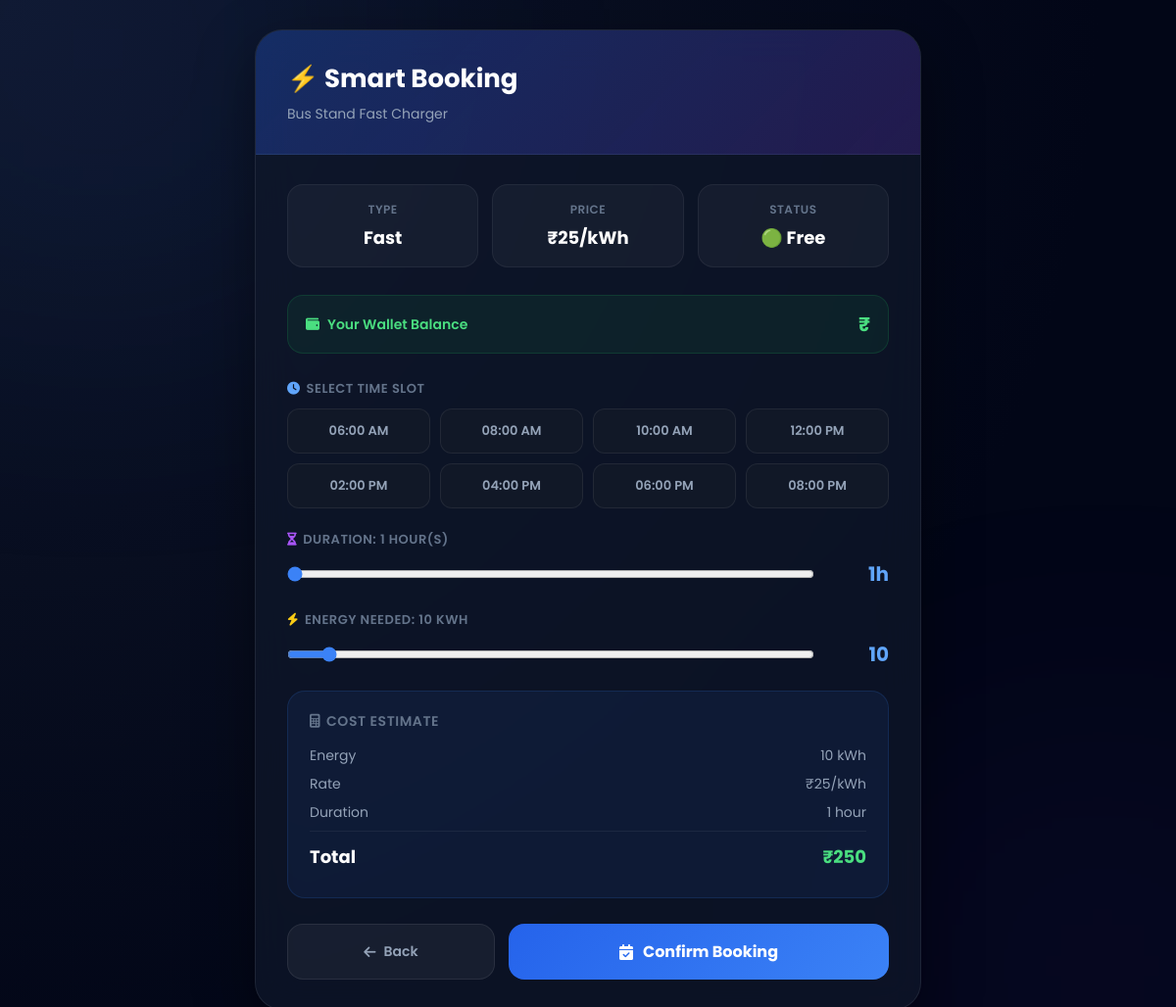
/smart-book/Bus Stand Fast Charger (signed in), run on the app's committed database.
### tables this page shows
CREATE TABLE stations (
    id INTEGER PRIMARY KEY AUTOINCREMENT,
    name TEXT,
    lat REAL,
    lng REAL,
    type TEXT,
    available INTEGER,
    price INTEGER
);

### app.py (the view, shortened to what this page needs)
@app.route('/smart-book/<station_name>', methods=['GET', 'POST'])
def smart_book(station_name):
    if 'user' not in session:
        return redirect('/login')
    conn = get_db_connection()
    station = conn.execute("SELECT * FROM stations WHERE name=?", (station_name,)).fetchone()
    user = conn.execute("SELECT * FROM users WHERE id=?", (session['user_id'],)).fetchone()
    if not station:
        conn.close()
        return redirect('/')
    conn.close()
    return render_template('smart_book.html', station=dict(station), user=dict(user), error=None)

### app.py (called while the page is built)
def get_db_connection():
    conn = sqlite3.connect(DATABASE)
    conn.row_factory = sqlite3.Row
    return conn

### smart_book.html (shortened to what this page needs)
<!DOCTYPE html>
<html lang="en">
<head>
    <link rel="stylesheet" href="https://cdnjs.cloudflare.com/ajax/libs/font-awesome/6.5.1/css/all.min.css"/>
</head>
<body>
<div class="book-card">
    <div class="card-header">
        <h1>⚡ Smart Booking</h1>
        <p>{{ station.name }}</p>
    </div>
    <div class="card-body">
        <div class="station-info">
            <div class="info-box">
                <span>Type</span>
                <strong>{{ station.type }}</strong>
            </div>
            <div class="info-box">
                <span>Price</span>
                <strong>₹{{ station.price }}/kWh</strong>
            </div>
            <div class="info-box">
                <span>Status</span>
                <strong>{{ "🟢 Free" if station.available else "🔴 Busy" }}</strong>
            </div>
        </div>
        <div class="wallet-bar">
            <span><i class="fa-solid fa-wallet" style="margin-right:8px;"></i>Your Wallet Balance</span>
            <strong>₹{{ user.wallet }}</strong>
        </div>
        <form method="POST">
            <div class="form-group">
                <label><i class="fa-solid fa-clock" style="margin-right:6px;color:#60a5fa;"></i>Select Time Slot</label>
                <div class="slot-grid">
                    {% set slots = ['06:00 AM','08:00 AM','10:00 AM','12:00 PM','02:00 PM','04:00 PM','06:00 PM','08:00 PM'] %}
                    {% for slot in slots %}
                    <button type="button" class="slot-btn" onclick="selectSlot('{{ slot }}', this)">{{ slot }}</button>
                    {% endfor %}
                </div>
            </div>
            <div class="form-group">
                <label><i class="fa-solid fa-hourglass-half" style="margin-right:6px;color:#a855f7;"></i>Duration: <span id="durationLabel">1</span> hour(s)</label>
                <div class="range-row">
                    <input type="range" name="duration" id="durationRange" min="1" max="8" value="1" oninput="updateEstimate()">
                    <div class="range-val" id="durationVal">1h</div>
                </div>
            </div>
            <div class="form-group">
                <label><i class="fa-solid fa-bolt" style="margin-right:6px;color:#facc15;"></i>Energy needed: <span id="kwhLabel">10</span> kWh</label>
                <div class="range-row">
                    <input type="range" name="kwh" id="kwhRange" min="5" max="80" value="10" step="5" oninput="updateEstimate()">
                    <div class="range-val" id="kwhVal">10</div>
                </div>
            </div>
            <div class="cost-box">
                <h3><i class="fa-solid fa-calculator" style="margin-right:6px;"></i>Cost Estimate</h3>
                <div class="cost-row"><span>Energy</span><span id="estKwh">10 kWh</span></div>
                <div class="cost-row"><span>Rate</span><span>₹{{ station.price }}/kWh</span></div>
                <div class="cost-row"><span>Duration</span><span id="estDuration">1 hour</span></div>
                <div class="cost-row total"><span>Total</span><span id="estTotal">₹{{ station.price * 10 }}</span></div>
            </div>
            <div class="btn-row">
                <a href="/" class="back-btn"><i class="fa-solid fa-arrow-left"></i> Back</a>
                <button type="submit" class="book-btn">
                    <i class="fa-solid fa-calendar-check"></i>
                    Confirm Booking
                </button>
            </div>
        </form>
    </div>
</div>
</body>
</html>

### smart_book.html (style rules this page uses)
* { margin:0; padding:0; box-sizing:border-box; }
body { font-family:'Poppins',sans-serif; background:radial-gradient(circle at top left,#0f172a,#020617 70%); color:white; min-height:100vh; display:flex; align-items:center; justify-content:center; padding:30px; }
body::before { content:""; position:fixed; width:400px; height:400px; background:#2563eb; filter:blur(160px); opacity:0.12; top:-150px; left:-100px; z-index:-1; }
body::after { content:""; position:fixed; width:350px; height:350px; background:#7c3aed; filter:blur(160px); opacity:0.1; bottom:-100px; right:-100px; z-index:-1; }
.book-card { width:100%; max-width:680px; background:rgba(15,23,42,0.75); backdrop-filter:blur(20px); border:1px solid rgba(255,255,255,0.08); border-radius:28px; overflow:hidden; box-shadow:0 20px 60px rgba(0,0,0,0.4); animation:fadeIn 0.5s ease; }
.card-header { background:linear-gradient(135deg,rgba(37,99,235,0.3),rgba(124,58,237,0.2)); padding:30px 32px; border-bottom:1px solid rgba(255,255,255,0.06); }
.card-header h1 { font-size:26px; font-weight:700; margin-bottom:6px; }
.card-header p { color:#94a3b8; font-size:14px; }
.card-body { padding:30px 32px; }
.station-info { display:grid; grid-template-columns:repeat(3,1fr); gap:14px; margin-bottom:28px; }
.info-box { background:rgba(255,255,255,0.04); border:1px solid rgba(255,255,255,0.06); border-radius:16px; padding:16px; text-align:center; }
.info-box span { display:block; font-size:12px; color:#64748b; margin-bottom:6px; font-weight:600; text-transform:uppercase; letter-spacing:0.04em; }
.info-box strong { font-size:18px; font-weight:700; }
.wallet-bar { display:flex; align-items:center; justify-content:space-between; background:rgba(34,197,94,0.08); border:1px solid rgba(34,197,94,0.15); border-radius:16px; padding:14px 18px; margin-bottom:26px; }
.wallet-bar span { color:#4ade80; font-size:14px; font-weight:600; }
.wallet-bar strong { color:#4ade80; font-size:20px; }
.form-group { margin-bottom:22px; }
.form-group label { display:block; font-size:13px; color:#64748b; font-weight:600; margin-bottom:10px; text-transform:uppercase; letter-spacing:0.04em; }
.slot-grid { display:grid; grid-template-columns:repeat(4,1fr); gap:10px; }
.slot-btn { background:#111827; border:1px solid rgba(255,255,255,0.07); color:#94a3b8; padding:12px 8px; border-radius:12px; cursor:pointer; font-size:13px; font-weight:600; transition:0.25s; text-align:center; font-family:'Poppins',sans-serif; }
.range-row { display:flex; align-items:center; gap:16px; }
.range-row input[type="range"] { flex:1; accent-color:#3b82f6; }
.range-val { font-size:20px; font-weight:700; color:#60a5fa; min-width:60px; text-align:right; }
.cost-box { background:rgba(59,130,246,0.08); border:1px solid rgba(59,130,246,0.15); border-radius:18px; padding:20px 22px; margin-bottom:26px; }
.cost-box h3 { font-size:14px; color:#64748b; margin-bottom:14px; font-weight:600; text-transform:uppercase; letter-spacing:0.04em; }
.cost-row { display:flex; justify-content:space-between; font-size:14px; color:#94a3b8; margin-bottom:8px; }
.cost-row.total { border-top:1px solid rgba(255,255,255,0.06); padding-top:12px; margin-top:4px; font-size:18px; font-weight:700; color:white; }
.cost-row.total span:last-child { color:#4ade80; }
.btn-row { display:flex; gap:14px; }
.book-btn { flex:2; background:linear-gradient(135deg,#2563eb,#3b82f6); color:white; border:none; padding:16px; border-radius:16px; font-weight:700; font-size:16px; cursor:pointer; transition:0.3s; font-family:'Poppins',sans-serif; display:flex; align-items:center; justify-content:center; gap:10px; }
.back-btn { flex:1; background:rgba(255,255,255,0.05); border:1px solid rgba(255,255,255,0.08); color:#94a3b8; padding:16px; border-radius:16px; font-weight:600; font-size:14px; cursor:pointer; transition:0.3s; font-family:'Poppins',sans-serif; text-decoration:none; display:flex; align-items:center; justify-content:center; gap:8px; }

### data on the page
stations: name "Bus Stand Fast Charger", type "Fast", price "25", available "🟢 Free", station.price*10 "250"

### other printed values
{{ slot }} "06:00 AM" "08:00 AM" "10:00 AM" "12:00 PM" "02:00 PM" "04:00 PM" "06:00 PM" "08:00 PM"
